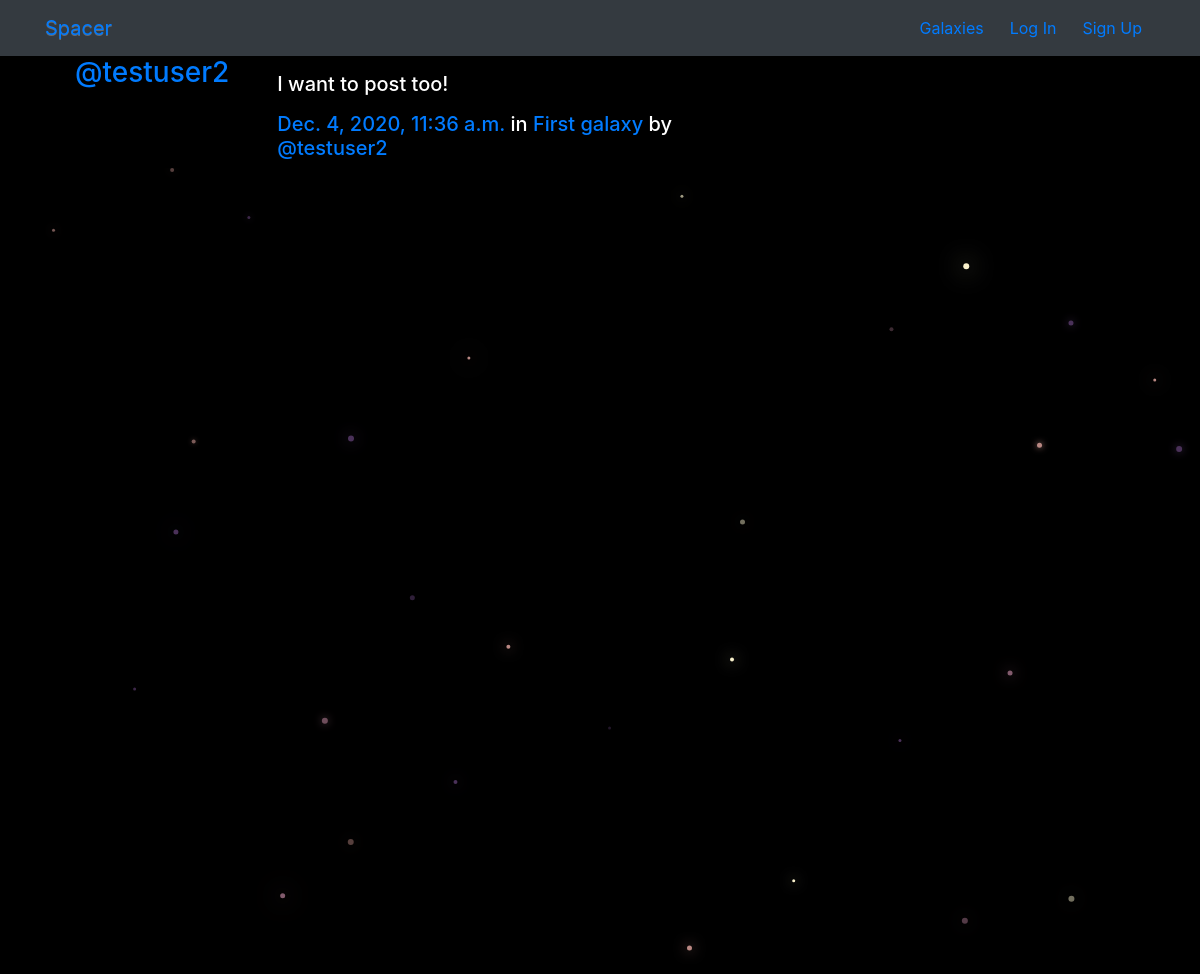
The page /posts/by/testuser2/5/ on the database its author committed.
### posts/models.py (models this page shows, shortened)
class Post(models.Model):
    user = models.ForeignKey(User, related_name='posts', on_delete=models.CASCADE)
    created_at = models.DateTimeField(auto_now=True)
    message = models.TextField()
    message_html = models.TextField(editable=False)
    galaxy = models.ForeignKey(Galaxy, related_name="posts", null=True, blank=True, on_delete=models.CASCADE)
    class Meta:
        ordering = ["-created_at"]
        unique_together = ["user", "message"]

### galaxies/models.py (models this page shows, shortened)
class Galaxy(models.Model):
    name = models.CharField(max_length=64, unique=True)
    slug = models.SlugField(allow_unicode=True, unique=True)
    description = models.TextField(blank=True, default='')
    description_html = models.TextField(editable=False, default='', blank=True)
    members = models.ManyToManyField(User, through="GalaxyMember")
    class Meta:
        ordering = ["name"]

### posts/views.py (the view)
# urls.py: path('by/<username>/<int:pk>/', views.PostDetail.as_view(), name="single"),
class PostDetail(SelectRelatedMixin,generic.DetailView):
    model = models.Post
    select_related = ["user","galaxy"]
    def get_queryset(self):
        queryset = super().get_queryset()
        return queryset.filter(user__username__iexact=self.kwargs.get("username"))

### posts/templates/posts/post_detail.html
{% extends "posts/post_base.html" %}
{% block post_content %}
  <div class="col-md-8">
    {% include "posts/_post.html" %}
  </div>
{% endblock %}

### posts/templates/posts/_post.html (shortened to what this page needs)
<div class="media">
  <h3 class="mr-5"><a href="{% url 'posts:for_user' username=post.user.username %}">@{{post.user.username}}</a></h3>
  <div class="media-body">
    <h5>{{post.message_html|safe}}
      <time class='time'><a href="{% url 'posts:single' username=post.user.username pk=post.pk %}">{{post.created_at}}</a></time>
      {% if post.galaxy %}
        <span class="galaxy-name">in <a href="#">{{post.galaxy.name}}</a> by <a href="{% url 'posts:for_user' username=post.user.username %}">@{{post.user.username}}</a></span>
      {% endif %}
    </h5>
  </div>
</div>

### static/spacer/css/master.css (style rules this page uses)
body { margin: 0; overflow: hidden; background-color: black; color:white; }

### rows shown on the page
Post: user.username "testuser2", message_html "I want to post too!", created_at "Dec. 4, 2020, 11:36 a.m.", galaxy.name "First galaxy"
